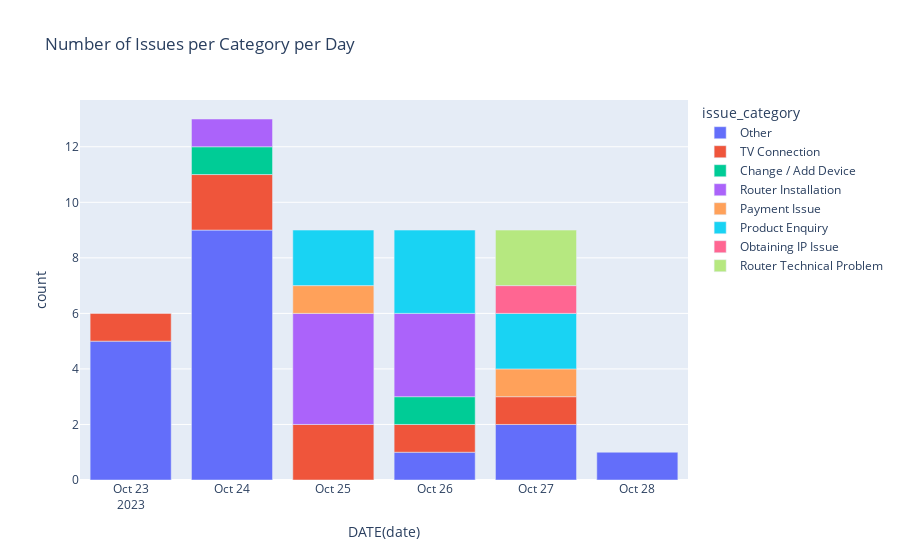

The notebook cell this image was saved under:
### Markdown cell above
#### Plotly

### Code cell
import plotly.express as px

fig = px.bar(df, x='DATE(date)', y='count', color='issue_category', title='Number of Issues per Category per Day')
fig.show()

### Figure 1 — Plotly figure (JSON) as saved in the notebook; plotly's stock layout.template omitted (floating-point values rounded to 4 significant figures)
{"data": [{"alignmentgroup": "True", "hovertemplate": "issue_category=Other<br>DATE(date)=%{x}<br>count=%{y}<extra></extra>", "legendgroup": "Other", "marker": {"color": "#636efa", "pattern": {"shape": ""}}, "name": "Other", "offsetgroup": "Other", "orientation": "v", "showlegend": true, "textposition": "auto", "type": "bar", "x": ["2023-10-23", "2023-10-24", "2023-10-26", "2023-10-27", "2023-10-28"], "xaxis": "x", "y": [5, 9, 1, 2, 1], "yaxis": "y"}, {"alignmentgroup": "True", "hovertemplate": "issue_category=TV Connection<br>DATE(date)=%{x}<br>count=%{y}<extra></extra>", "legendgroup": "TV Connection", "marker": {"color": "#EF553B", "pattern": {"shape": ""}}, "name": "TV Connection", "offsetgroup": "TV Connection", "orientation": "v", "showlegend": true, "textposition": "auto", "type": "bar", "x": ["2023-10-23", "2023-10-24", "2023-10-25", "2023-10-26", "2023-10-27"], "xaxis": "x", "y": [1, 2, 2, 1, 1], "yaxis": "y"}, {"alignmentgroup": "True", "hovertemplate": "issue_category=Change / Add Device<br>DATE(date)=%{x}<br>count=%{y}<extra></extra>", "legendgroup": "Change / Add Device", "marker": {"color": "#00cc96", "pattern": {"shape": ""}}, "name": "Change / Add Device", "offsetgroup": "Change / Add Device", "orientation": "v", "showlegend": true, "textposition": "auto", "type": "bar", "x": ["2023-10-24", "2023-10-26"], "xaxis": "x", "y": [1, 1], "yaxis": "y"}, {"alignmentgroup": "True", "hovertemplate": "issue_category=Router Installation<br>DATE(date)=%{x}<br>count=%{y}<extra></extra>", "legendgroup": "Router Installation", "marker": {"color": "#ab63fa", "pattern": {"shape": ""}}, "name": "Router Installation", "offsetgroup": "Router Installation", "orientation": "v", "showlegend": true, "textposition": "auto", "type": "bar", "x": ["2023-10-24", "2023-10-25", "2023-10-26"], "xaxis": "x", "y": [1, 4, 3], "yaxis": "y"}, {"alignmentgroup": "True", "hovertemplate": "issue_category=Payment Issue<br>DATE(date)=%{x}<br>count=%{y}<extra></extra>", "legendgroup": "Payment Issue", "marker": {"color": "#FFA15A", "pattern": {"shape": ""}}, "name": "Payment Issue", "offsetgroup": "Payment Issue", "orientation": "v", "showlegend": true, "textposition": "auto", "type": "bar", "x": ["2023-10-25", "2023-10-27"], "xaxis": "x", "y": [1, 1], "yaxis": "y"}, {"alignmentgroup": "True", "hovertemplate": "issue_category=Product Enquiry<br>DATE(date)=%{x}<br>count=%{y}<extra></extra>", "legendgroup": "Product Enquiry", "marker": {"color": "#19d3f3", "pattern": {"shape": ""}}, "name": "Product Enquiry", "offsetgroup": "Product Enquiry", "orientation": "v", "showlegend": true, "textposition": "auto", "type": "bar", "x": ["2023-10-25", "2023-10-26", "2023-10-27"], "xaxis": "x", "y": [2, 3, 2], "yaxis": "y"}, {"alignmentgroup": "True", "hovertemplate": "issue_category=Obtaining IP Issue<br>DATE(date)=%{x}<br>count=%{y}<extra></extra>", "legendgroup": "Obtaining IP Issue", "marker": {"color": "#FF6692", "pattern": {"shape": ""}}, "name": "Obtaining IP Issue", "offsetgroup": "Obtaining IP Issue", "orientation": "v", "showlegend": true, "textposition": "auto", "type": "bar", "x": ["2023-10-27"], "xaxis": "x", "y": [1], "yaxis": "y"}, {"alignmentgroup": "True", "hovertemplate": "issue_category=Router Technical Problem<br>DATE(date)=%{x}<br>count=%{y}<extra></extra>", "legendgroup": "Router Technical Problem", "marker": {"color": "#B6E880", "pattern": {"shape": ""}}, "name": "Router Technical Problem", "offsetgroup": "Router Technical Problem", "orientation": "v", "showlegend": true, "textposition": "auto", "type": "bar", "x": ["2023-10-27"], "xaxis": "x", "y": [2], "yaxis": "y"}], "layout": {"barmode": "relative", "legend": {"title": {"text": "issue_category"}, "tracegroupgap": 0}, "title": {"text": "Number of Issues per Category per Day"}, "xaxis": {"anchor": "y", "domain": [0, 1], "title": {"text": "DATE(date)"}}, "yaxis": {"anchor": "x", "domain": [0, 1], "title": {"text": "count"}}}}
